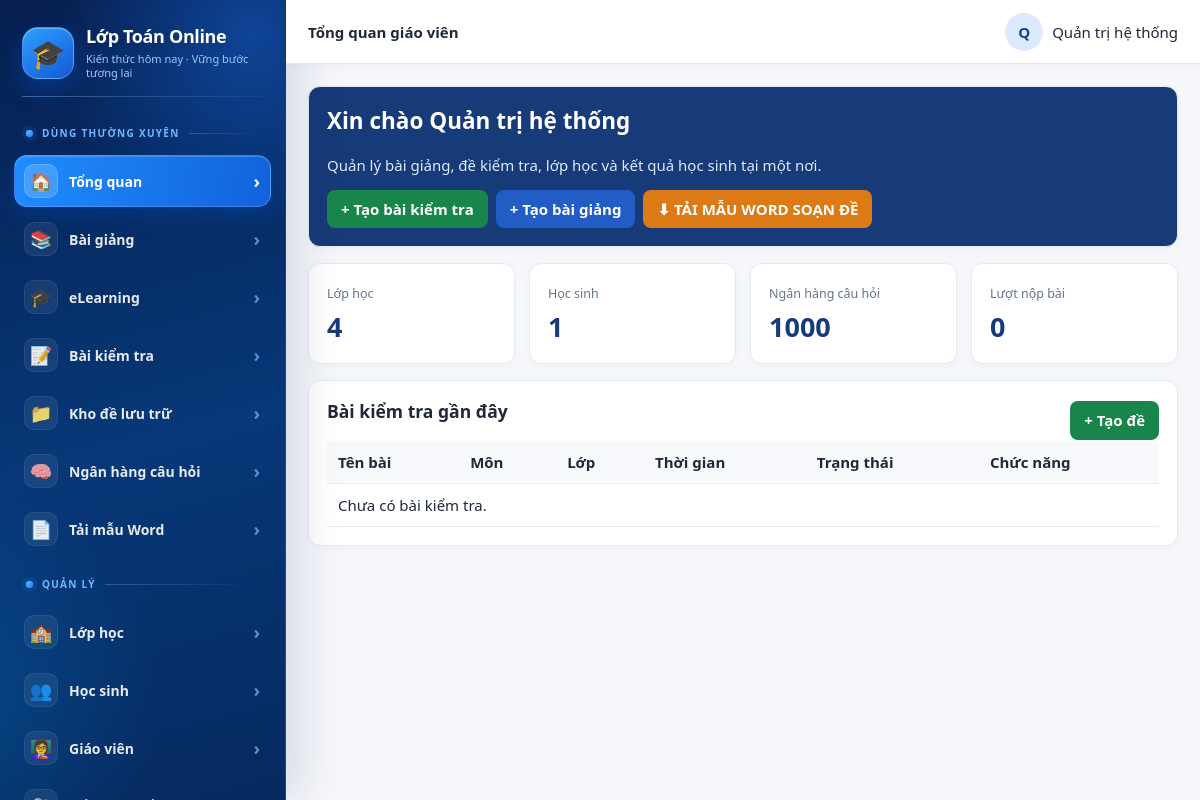
The app's page /teacher (signed in) with its own data.
### app.py (models this page shows)
class SiteSetting(db.Model):
    id = db.Column(db.Integer, primary_key=True)
    owner_id = db.Column(db.Integer, db.ForeignKey('user.id'), unique=True, nullable=False)
    site_title = db.Column(db.String(150), default='Lớp Toán Online')
    teacher_label = db.Column(db.String(150), default='Giáo viên Toán')
    welcome_text = db.Column(db.Text, default='Học Toán mỗi ngày – tiến bộ mỗi ngày!')

class User(db.Model):
    id = db.Column(db.Integer, primary_key=True)
    username = db.Column(db.String(80), unique=True, nullable=False)
    email = db.Column(db.String(160), unique=True, nullable=True)
    password_hash = db.Column(db.String(255), nullable=False)
    full_name = db.Column(db.String(150), nullable=False)
    role = db.Column(db.String(20), nullable=False)
    classroom_id = db.Column(db.Integer, db.ForeignKey('classroom.id'))
    avatar = db.Column(db.String(255), default='')
    perm_classes = db.Column(db.Boolean, default=True)
    perm_students = db.Column(db.Boolean, default=True)
    perm_question_bank = db.Column(db.Boolean, default=True)
    perm_assignments = db.Column(db.Boolean, default=True)
    perm_lessons = db.Column(db.Boolean, default=True)
    perm_grades = db.Column(db.Boolean, default=True)

### app.py (the view)
@app.route('/teacher')
def teacher_dashboard():
    if not teacher_only(): return redirect(url_for('login'))
    u = me(); classes = accessible_classes()
    assignments = Assignment.query.filter_by(created_by=u.id).order_by(Assignment.id.desc()).all()
    class_ids = [c.id for c in classes]
    students = User.query.filter(User.role=='student', User.classroom_id.in_(class_ids)).all() if class_ids else []
    published = sum(a.is_published for a in assignments)
    submitted = Submission.query.join(Assignment, Submission.assignment_id == Assignment.id).filter(Assignment.created_by == u.id, Submission.submitted == True).count()
    lessons = Lesson.query.filter_by(created_by=u.id).count(); questions = BankQuestion.query.filter_by(owner_id=u.id).count()
    return render_template('teacher_dashboard.html', classes=classes, assignments=assignments, students=students,
                           published=published, submitted=submitted, lessons=lessons, questions=questions)

### app.py (called while the page is built, shortened)
def me():
    uid = session.get('user_id')
    return db.session.get(User, uid) if uid else None

def teacher_only():
    u = me(); return bool(u and u.role in ('teacher', 'admin'))

def has_perm(code):
    u = me()
    if not u:
        return False
    if u.role == 'admin':
        return True

def accessible_classes():
    u = me()
    if not u: return []
    q = Classroom.query
    if u.role == 'teacher': q = q.filter(Classroom.teacher_id == u.id)
    return q.order_by(Classroom.name).all()

@app.context_processor
def ctx():
    u = me(); setting = None
    if u and u.role in ('teacher', 'admin'): setting = SiteSetting.query.filter_by(owner_id=u.id).first()
    return {'me': u, 'site_setting': setting, 'google_enabled': bool(GOOGLE_CLIENT_ID and GOOGLE_CLIENT_SECRET),
            'now': datetime.now(), 'assignment_class_names': assignment_class_names, 'assignment_status': assignment_status,
            'has_perm': has_perm}

### templates/teacher_dashboard.html
{% extends 'base.html' %}{% block heading %}Tổng quan giáo viên{% endblock %}{% block content %}
<div class="card hero"><h2>Xin chào {{me.full_name}}</h2><p class="muted">Quản lý bài giảng, đề kiểm tra, lớp học và kết quả học sinh tại một nơi.</p><div class="toolbar"><a class="btn green" href="/teacher/assignments/new">+ Tạo bài kiểm tra</a><a class="btn" href="/teacher/lessons">+ Tạo bài giảng</a><a class="btn orange" href="/teacher/word-template">⬇ TẢI MẪU WORD SOẠN ĐỀ</a></div></div>
<div class="grid"><div class="card stat"><small>Lớp học</small><b>{{classes|length}}</b></div><div class="card stat"><small>Học sinh</small><b>{{students|length}}</b></div><div class="card stat"><small>Ngân hàng câu hỏi</small><b>{{questions}}</b></div><div class="card stat"><small>Lượt nộp bài</small><b>{{submitted}}</b></div></div>
<div class="card"><div class="toolbar" style="justify-content:space-between"><h3>Bài kiểm tra gần đây</h3><a class="btn green" href="/teacher/assignments/new">+ Tạo đề</a></div>
<table><tr><th>Tên bài</th><th>Môn</th><th>Lớp</th><th>Thời gian</th><th>Trạng thái</th><th>Chức năng</th></tr>
{% for a in assignments %}
  {% set st=assignment_status(a) %}
  <tr>
    <td><b>{{a.title}}</b></td>
    <td>{{a.subject or 'Toán'}}</td>
    <td>{{assignment_class_names(a)}}</td>
    <td>{{a.starts_at.strftime('%d/%m %H:%M') if a.starts_at else 'Mở ngay'}} → {{a.due_at.strftime('%d/%m %H:%M') if a.due_at else '∞'}}</td>
    <td><span class="status {{st[1]}}">{{st[0]}}</span></td>
    <td>
      <div class="toolbar">
        <a class="btn" href="/teacher/assignment/{{a.id}}">Soạn đề</a>
        <a class="btn gray" href="/teacher/assignment/{{a.id}}/results">Kết quả</a>
        {% if a.is_published %}
          <form method="post" action="/teacher/assignment/{{a.id}}/unpublish" onsubmit="return confirm('Thu hồi bài này khỏi học sinh?')">
            <button class="orange">Thu hồi</button>
          </form>
        {% else %}
          <form method="post" action="/teacher/assignment/{{a.id}}/publish">
            <button class="green">Giao bài</button>
          </form>
        {% endif %}
        <form method="post" action="/teacher/assignment/{{a.id}}/delete"
              onsubmit="return confirm('XÓA bài kiểm tra “{{a.title|e}}”?\n\nLượt làm, câu trả lời và kết quả của bài này cũng sẽ bị xóa.\nCác câu hỏi gốc trong Ngân hàng câu hỏi vẫn được giữ.');">
          <button class="red">🗑 Xóa</button>
        </form>
      </div>
    </td>
  </tr>
{% else %}
  <tr><td colspan="6">Chưa có bài kiểm tra.</td></tr>
{% endfor %}</table></div>{% endblock %}

### templates/base.html (shortened to what this page needs)
<!doctype html><html lang="vi"><head><meta charset="utf-8"><meta name="viewport" content="width=device-width,initial-scale=1"><title>{% block title %}Lớp Học Online V7.2{% endblock %}</title>
</head><body>{% if me %}<div class="layout"><aside class="side">
  <div class="sidebar-inner">
    <div class="brand">
      <div class="brand-logo">🎓</div>
      <div class="brand-copy">
        <span class="brand-title">{{site_setting.site_title if site_setting else 'Lớp Toán Online Cô Chuyền'}}</span>
        <span class="brand-sub">Kiến thức hôm nay · Vững bước tương lai</span>
      </div>
    </div>
    {% if me.role in ['teacher','admin'] %}
      <div class="menu-section">Dùng thường xuyên</div>
      <a class="nav-link {% if request.path == '/teacher' %}active{% endif %}" href="/teacher">
        <span class="nav-ico">🏠</span><span class="txt">Tổng quan</span><span class="nav-arrow">›</span>
      </a>
      {% if has_perm("lessons") %}
      <a class="nav-link {% if request.path.startswith('/teacher/lessons') %}active{% endif %}" href="/teacher/lessons">
        <span class="nav-ico">📚</span><span class="txt">Bài giảng</span><span class="nav-arrow">›</span>
      </a>
      <a class="nav-link {% if request.path.startswith('/teacher/elearning') %}active{% endif %}" href="/teacher/elearning">
        <span class="nav-ico">🎓</span><span class="txt">eLearning</span><span class="nav-arrow">›</span>
      </a>
      {% endif %}
      {% if has_perm("assignments") %}
      <a class="nav-link {% if request.path.startswith('/teacher/assignment') or request.path.startswith('/teacher/assignments') %}active{% endif %}" href="/teacher/assignments/new">
        <span class="nav-ico">📝</span><span class="txt">Bài kiểm tra</span><span class="nav-arrow">›</span>
      </a>
      <a class="nav-link {% if request.path.startswith('/teacher/exam-archive') %}active{% endif %}" href="/teacher/exam-archive">
        <span class="nav-ico">📁</span><span class="txt">Kho đề lưu trữ</span><span class="nav-arrow">›</span>
      </a>
      {% endif %}
      {% if has_perm("question_bank") %}
      <a class="nav-link {% if request.path.startswith('/teacher/question-bank') %}active{% endif %}" href="/teacher/question-bank">
        <span class="nav-ico">🧠</span><span class="txt">Ngân hàng câu hỏi</span><span class="nav-arrow">›</span>
      </a>
      {% endif %}
      <a class="nav-link {% if request.path.startswith('/teacher/word-template') %}active{% endif %}" href="/teacher/word-template">
        <span class="nav-ico">📄</span><span class="txt">Tải mẫu Word</span><span class="nav-arrow">›</span>
      </a>
      <div class="menu-section">Quản lý</div>
      {% if has_perm("classes") %}
      <a class="nav-link {% if request.path.startswith('/teacher/classes') %}active{% endif %}" href="/teacher/classes">
        <span class="nav-ico">🏫</span><span class="txt">Lớp học</span><span class="nav-arrow">›</span>
      </a>
      {% endif %}
      {% if has_perm("students") %}
      <a class="nav-link {% if request.path.startswith('/teacher/students') %}active{% endif %}" href="/teacher/students">
        <span class="nav-ico">👥</span><span class="txt">Học sinh</span><span class="nav-arrow">›</span>
      </a>
      {% endif %}
      {% if me.role=='admin' %}
      <a class="nav-link {% if request.path.startswith('/admin/teachers') %}active{% endif %}" href="/admin/teachers">
        <span class="nav-ico">👩‍🏫</span><span class="txt">Giáo viên</span><span class="nav-arrow">›</span>
      </a>
      <a class="nav-link {% if request.path.startswith('/admin/change-password') %}active{% endif %}" href="/admin/change-password">
        <span class="nav-ico">🔐</span><span class="txt">Đổi mật khẩu Admin</span><span class="nav-arrow">›</span>
      </a>
      {% endif %}
    {% else %}
      <div class="menu-section">Học tập</div>
      <a class="nav-link {% if request.path.startswith('/student') %}active{% endif %}" href="/student">
        <span class="nav-ico">🏠</span><span class="txt">Trang học tập</span><span class="nav-arrow">›</span>
      </a>
    {% endif %}
  </div>
</aside><main class="main"><div class="top"><b>{% block heading %}Hệ thống học tập{% endblock %}</b><div class="profile">{% if me.avatar %}<img class="avatar" src="/media/{{me.avatar}}">{% else %}<div class="avatar">{{me.full_name[:1]}}</div>{% endif %}<span>{{me.full_name}}</span></div></div><div class="content">{% with msgs=get_flashed_messages(with_categories=true) %}{% for cat,msg in msgs %}<div class="flash {{cat}}">{{msg}}</div>{% endfor %}{% endwith %}{% block content %}{% endblock %}</div></main></div>{% else %}{% block public %}{% endblock %}{% endif %}</body></html>

### records on screen
SiteSetting: site_title "Lớp Toán Online"
User: full_name "Q", full_name "Quản trị hệ thống"

### other values on screen
{{ classes|length }} "4"
{{ students|length }} "1"
{{ questions }} "1000"
{{ submitted }} "0"
